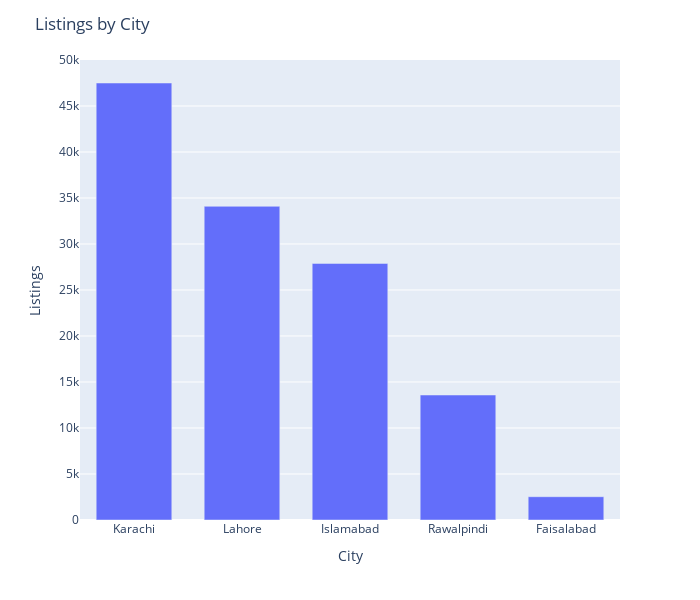

This figure's notebook cell:
### Code cell
fig = px.bar(listings_by_city, x='city', y='listings')
fig.update_layout(title='Listings by City', xaxis_title='City',yaxis_title='Listings',width=700, height=600, bargap=0.3)
fig.show()

### Figure 1 — Plotly figure (JSON) as saved in the notebook; plotly's stock layout.template omitted (floating-point values rounded to 4 significant figures)
{"data": [{"alignmentgroup": "True", "hovertemplate": "city=%{x}<br>listings=%{y}<extra></extra>", "legendgroup": "", "marker": {"color": "#636efa", "pattern": {"shape": ""}}, "name": "", "offsetgroup": "", "orientation": "v", "showlegend": false, "textposition": "auto", "type": "bar", "x": ["Karachi", "Lahore", "Islamabad", "Rawalpindi", "Faisalabad"], "xaxis": "x", "y": [47498, 34096, 27889, 13586, 2531], "yaxis": "y"}], "layout": {"bargap": 0.3, "barmode": "relative", "height": 600, "legend": {"tracegroupgap": 0}, "margin": {"t": 60}, "title": {"text": "Listings by City"}, "width": 700, "xaxis": {"anchor": "y", "autorange": true, "domain": [0, 1], "range": [-0.5, 4.5], "title": {"text": "City"}, "type": "category"}, "yaxis": {"anchor": "x", "autorange": true, "domain": [0, 1], "range": [0, 50000.0], "title": {"text": "Listings"}, "type": "linear"}}}
